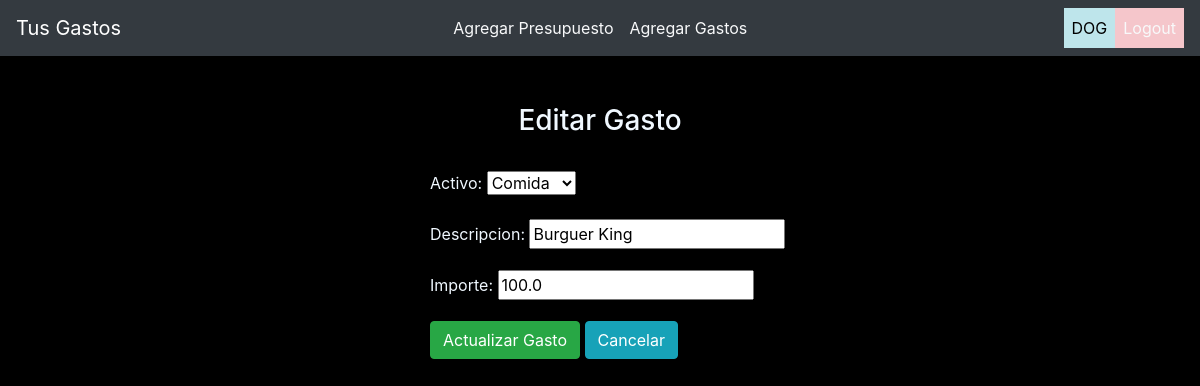
Page /editarGasto/9/ (signed in) on the committed database.
### ManagerGasto/models.py (models this page shows, shortened)
class Costo(models.Model):
    user = models.ForeignKey(User,on_delete=models.CASCADE,default=1)
    activo = models.ForeignKey(Activo,on_delete=models.CASCADE)
    descripcion = models.CharField(max_length=100)
    importe = models.DecimalField(max_digits=100000,decimal_places=1)
    fecha = models.DateTimeField(auto_now_add=True)

### ManagerGasto/views.py (the view)
# urls.py: path('editarGasto/<int:pk>/', EditarGasto.as_view(),name='editarGasto'),
class EditarGasto(LoginRequiredMixin,UpdateView):
    model = Costo
    fields = ['activo','descripcion','importe']
    template_name = 'editarGasto.html'
    success_url = '/'
    login_url = '/login/'
    def get_queryset(self):
        return Costo.objects.filter(user = self.request.user)

### ManagerGasto/models.py (called while the page is built)
    def __str__(self):
        return self.proposito

### templates/editarGasto.html (shortened to what this page needs)
{% extends 'base.html' %}
{% block content %}
<div class="container">
    <h3 class="text-center">Editar Gasto</h3> <hr>
    <div class="row mx-auto">
        <div class="col-md-6 offset-4">
            <form action="" method="post">
                {{form.as_p}}
                <input class="btn btn-success"  type="submit" value="Actualizar Gasto">
                <a class="btn btn-info" href="{% url 'home' %}">Cancelar</a>
            </form>
        </div>
    </div>
</div>
{% endblock %}

### templates/navbar.html (shortened to what this page needs)
<nav class="navbar navbar-expand-sm navbar-dark bg-dark mb-5">
  <a class="navbar-brand" href="{% url 'home' %}">Tus Gastos</a>
  <div class="collapse navbar-collapse" id="collapsibleNavId">
    <ul class="navbar-nav justify-content-center flex-grow-1 pe-3">
      {% if request.user.is_authenticated %}
      <li class="nav-item">
        <a class="nav-link text-light" href="{% url 'agregarPresupuesto' %}"
          >Agregar Presupuesto</a
        >
      </li>
      <li class="nav-item">
        <a class="nav-link text-light" href="{% url 'agregarGastos' %}"
          >Agregar Gastos</a
        >
      </li>
      {% endif %}
    </ul>
    <ul class="navbar-nav justify-content-center flex-grow pe-3">
      {% if request.user.is_authenticated %}
      <li class="nav-item active list-group-item-info">
        <a style="color: black"  class="nav-link" href="{% url 'home' %}"
          >{{ user.username | upper}} <span class="sr-only">(current)</span></a
        >
      </li>
      <li  class="nav-item list-group-item-danger ">
        <a class="nav-link text-light" href="{% url 'logout' %}">Logout</a>
      </li>
      {% endif %}
    </ul>
  </div>
</nav>

### ManagerGasto/static/css/style.css (style rules this page uses)
.bodyC { background-color: black; }
p, h1, h2, h3, h4, h5, li, td { color: aliceblue; }

### rows in the picture
Costo: activo "Comida", descripcion "Burguer King", importe "100.0"

### other values in the picture
{{ user.username | upper }} "DOG"
